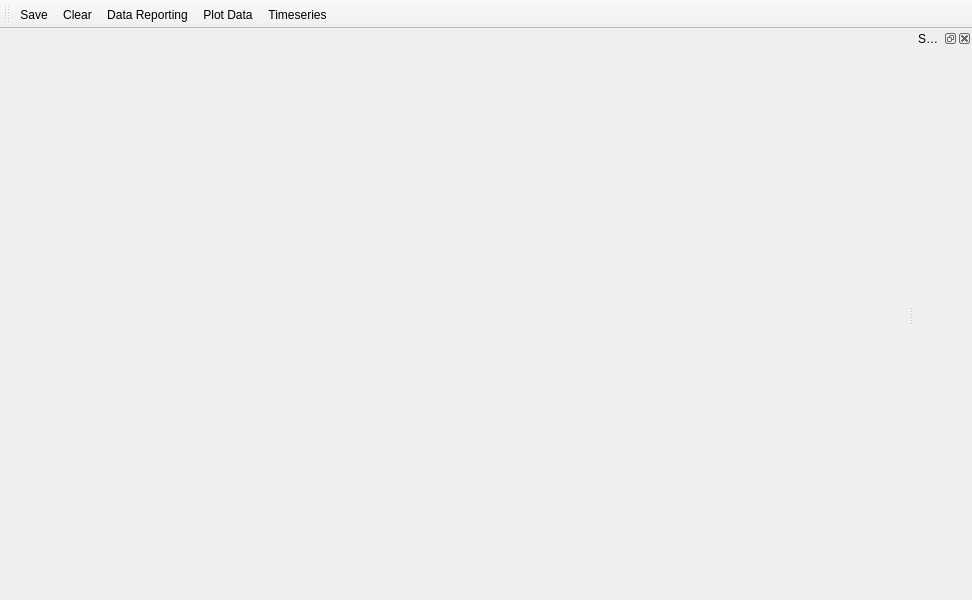
<?xml version="1.0" encoding="UTF-8"?>
<ui version="4.0">
 <class>MainWindow</class>
 <widget class="QMainWindow" name="MainWindow">
  <property name="geometry">
   <rect>
    <x>0</x>
    <y>0</y>
    <width>972</width>
    <height>600</height>
   </rect>
  </property>
  <property name="windowTitle">
   <string>Dedicated Counters</string>
  </property>
  <property name="windowIcon">
   <iconset resource="Experiment.qrc">
    <normaloff>:/openicon/icons/gnome-power-statistics.png</normaloff>:/openicon/icons/gnome-power-statistics.png</iconset>
  </property>
  <widget class="QWidget" name="centralwidget"/>
  <widget class="QToolBar" name="toolBar">
   <property name="windowTitle">
    <string>toolBar</string>
   </property>
   <attribute name="toolBarArea">
    <enum>TopToolBarArea</enum>
   </attribute>
   <attribute name="toolBarBreak">
    <bool>false</bool>
   </attribute>
   <addaction name="actionSave"/>
   <addaction name="actionClear"/>
   <addaction name="actionData_Reporting"/>
   <addaction name="actionPlot_Data"/>
   <addaction name="actionTimeseries"/>
  </widget>
  <widget class="QDockWidget" name="settingsDock">
   <property name="windowTitle">
    <string>Settings</string>
   </property>
   <attribute name="dockWidgetArea">
    <number>2</number>
   </attribute>
   <widget class="QWidget" name="dockWidgetContents"/>
  </widget>
  <action name="actionSave">
   <property name="icon">
    <iconset resource="Experiment.qrc">
     <normaloff>:/kde/icons/filesave.png</normaloff>:/kde/icons/filesave.png</iconset>
   </property>
   <property name="text">
    <string>Save</string>
   </property>
  </action>
  <action name="actionClear">
   <property name="icon">
    <iconset resource="Experiment.qrc">
     <normaloff>:/kde/icons/edit-clear.png</normaloff>:/kde/icons/edit-clear.png</iconset>
   </property>
   <property name="text">
    <string>Clear</string>
   </property>
  </action>
  <action name="actionStart">
   <property name="icon">
    <iconset resource="Experiment.qrc">
     <normaloff>:/openicon/icons/media-playback-start-7.png</normaloff>:/openicon/icons/media-playback-start-7.png</iconset>
   </property>
   <property name="text">
    <string>Start</string>
   </property>
  </action>
  <action name="actionStop">
   <property name="icon">
    <iconset resource="Experiment.qrc">
     <normaloff>:/openicon/icons/media-playback-stop-7.png</normaloff>:/openicon/icons/media-playback-stop-7.png</iconset>
   </property>
   <property name="text">
    <string>Stop</string>
   </property>
  </action>
  <action name="actionData_Reporting">
   <property name="checkable">
    <bool>true</bool>
   </property>
   <property name="icon">
    <iconset resource="Experiment.qrc">
     <normaloff>:/kde/icons/gear.png</normaloff>:/kde/icons/gear.png</iconset>
   </property>
   <property name="text">
    <string>Data Reporting</string>
   </property>
   <property name="toolTip">
    <string>enable reporting of data from the FPGA</string>
   </property>
  </action>
  <action name="actionPlot_Data">
   <property name="checkable">
    <bool>true</bool>
   </property>
   <property name="icon">
    <iconset resource="Experiment.qrc">
     <normaloff>:/openicon/icons/office-chart-line.png</normaloff>:/openicon/icons/office-chart-line.png</iconset>
   </property>
   <property name="text">
    <string>Plot Data</string>
   </property>
   <property name="toolTip">
    <string>Plot data</string>
   </property>
  </action>
  <action name="actionTimeseries">
   <property name="checkable">
    <bool>true</bool>
   </property>
   <property name="icon">
    <iconset resource="Experiment.qrc">
     <normaloff>:/kde/icons/grafanalogo.png</normaloff>:/kde/icons/grafanalogo.png</iconset>
   </property>
   <property name="text">
    <string>Timeseries</string>
   </property>
   <property name="toolTip">
    <string>Log in Timeseries database</string>
   </property>
  </action>
 </widget>
 <resources>
  <include location="Experiment.qrc"/>
 </resources>
 <connections/>
</ui>
